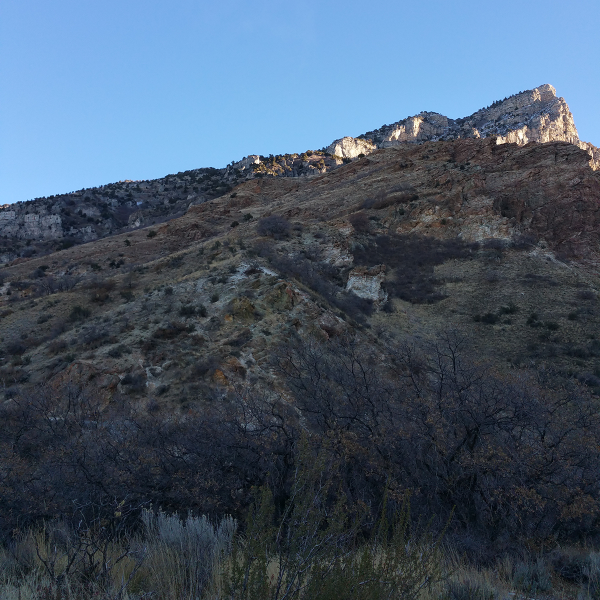
#> input picture proj3-stitching/Images/squaw_peak1_sq600.png, 600 x 600 px
$ jupyter execute --allow-errors proj3-Panoramic-Mosaicing.ipynb
#> lines starting #> are read from the running program, lines starting #| are printed output that depends on the picture
# Project 3: Panoramic Mosaicing

### What to Submit
Submit this iPython Notebook--containing all your code for the programming exercises below--on [learning suite](https://learningsuite.byu.edu/).

Your notebook file should produce the relevant plots and also provide a short write-up with answers to the questions below.

Please also fill in here the time that each part took you:
* 1. Part A: <span style="color:red;">About 40 minutes</span>
* 2. Part B: <span style="color:red;">About 30 minutes</span>
* 3. Part C: <span style="color:red;">About 12 hours</span>
* 4. Part D: <span style="color:red;">About 2 hours</span>
* 5. Write-up: <span style="color:red;">About 15 minutes</span>

### Programming Exercise

For this assignment, you will be writing a program that creates a panoramic mosaic from 2 or more images.  In general this technique should be applicable to any number of photographs.  The approach described below will work well for collective fields of up to 90 or even 120&deg;, but won't produce ideal results for large fields of view approaching or surpassing 180&deg;.  For large fields of view cylindrical or spherical projection is required.

When we construct a panorama, we assume that all of the photographs were taken from the exact same location and that the images are related by pure rotation (no translation of the camera).  The easiest way to create the panorama is to project all of the photos onto a plane.  One photo must be selected (either manually or by your program) to be the base photo.  The other photos are aligned to this base photo by identifying a homography (a planar warp specified by 4 pairs of source/destination points) relating each pair.  Each of the other images is appropriately warped and composited onto the plane (the base image doesn’t need to be warped).

In describing what you need to do, there will be a running example using the three photos below:

<div style="width:100%;text-align:center;"></div>


### Part A: Find Interest Points/Descriptors in each Input Image
We will be using OpenCV for this project, which you should already have installed.  However, you may need to install the contrib version--which comes seperate due to the SIFT algorithm being patented--by running the command:`pip install opencv-contrib-python`.  A good tutorial on how to use SIFT features in OpenCV is found [here](https://docs.opencv.org/trunk/da/df5/tutorial_py_sift_intro.html).  The first step to registering or aligning two images is to identify locations in each image that are distinctive or stand out.  The `sift.detectAndCompute()` routine produces both these interest points and their corresponding SIFT descriptors.  The first step of producing a panorama is to load all of the relevant images and find the interest points and their descriptors.

See the red circles on each image below indicating the sift keypoints that were found (note that we downsampled the images to 600 x 600 pixels before extracting SIFT).  We scaled the circles according to the scale at which each keypoint was detected at.

<div style="width:100%;text-align:center;"></div>

### Part B: Matching Features

Next, given the features present in each image, you need to match the features so as to determine corresponding points between adjacent/overlapping images.  [This page](https://docs.opencv.org/trunk/dc/dc3/tutorial_py_matcher.html) provides details to do feature matching using `cv2.BFMatcher()`, analogous to the approach proposed by David Lowe in his original implementation.  Be aware that the resulting match is one directional.  You want to find putative pairs--pairs of points which are each other’s best match (e.g. there might be 3 points in image I1 for which a point q in image I2 are the best match, only one of these could be the best matching point p in I1 for that point q in I2).  In this part you need to compute the set of putative matches between each pair of images.

Look at the pairs of images and the lines showing the estimated matches (putative matches are green lines, one way matches are cyan or blue).

<div style="width:100%;text-align:center;"></div>

### Part C: Estimating Pairwise Homographies using RANSAC

Use the RANSAC algorithm ([Szeliski](http://szeliski.org/Book/), Ch 6.1.4), estimate the homography between each pair of images.  You will need to decide whether you’re going to manually specify the base image or determine in programmatically.  Along with identifying the base image, you need to figure out the order in which you will composite the other images to the base.

You will need 4 pairs of points to estimate a homography.  Begin by randomly sampling sets of 4 pairs and estimating the corresponding homography for each set.  Instead of the two warping equations that we used earlier in the semester, it is recommended that you use a 3x3 homography (8 unknowns).  You are trying to estimate the homography

$$
\begin{bmatrix}a & b & c\\d & e & f\\g & h & 1\end{bmatrix}
$$

such that a point $(x_s,y_s)$ in the source image is tranformed to a point $(x_t,y_t)$ in the target image as follows

$$
\begin{bmatrix}x_t\\y_t\\1\end{bmatrix} = \begin{bmatrix}a & b & c\\d & e & f\\g & h & 1\end{bmatrix}\begin{bmatrix}x_s\\y_s\\1\end{bmatrix}
$$

Each pair of points will produce three linear equations in (a subset of) the 8 unknowns.  For example, $x_t = x_sa + y_sb + c$.  Four pairs of points (assuming no degeneracies) are sufficient to estimate the homography.  A more robust solution relying on more than four pairs can be obtained using least squares on the overconstrained linear system (solving $Ax = b$, where $x$ is a column vector with the 8 unknowns and you populate rows of $A$ and an entry of $b$ with the linear equations just described).  Note that this solution will **not** always be better.

Because of the homogeneous coordinates, the three equations can be reduced to two equations as follows:

$$
x_t = \frac{ax_s+by_s+c}{gx_s+hy_s+1}, \hspace{5mm}
y_t = \frac{dx_s+ey_s+f}{gx_s+hy_s+1}
$$

For more details, see the [image alignment and stitching slides](https://faculty.cs.byu.edu/~farrell/courses/CS450/slides/alignment_stitching.pdf#page=18).

Below you will find a visualization of the RANSAC estimated homographies.  Images 1, 2, and 3 have dots that are red, green and blue respectively (sorry the dots are a little small), representing the putative pairs.  You can see where the homographies line up very well and in a few places (the middle vertically) they line up slightly less well.

<div style="width:100%;text-align:center;"></div>

### Part D: Creating the Mosaic

Begin with the base image and warp the remaining images (using the estimated homographies) to composite them onto the base image.

For the ongoing campus example, here are the resulting warped images composited.

<div style="width:100%;text-align:center;"></div>

And, then with a very simple (but not ideal) compositing operation.

<div style="width:100%;text-align:center;"></div>

[cell 1]
import cv2
import numpy as np
import matplotlib.pyplot as plt
from typing import List, Tuple

[cell 2]
plt.rcParams['figure.figsize'] = [15, 8]
plt.rcParams['axes.titlesize'] = '16'
plt.rcParams['axes.titleweight'] = 'bold'

import cv2

def just_title(title):
    a = plt.gca()
    a.set_title(title, fontdict={'fontsize': plt.rcParams['axes.titlesize'],
                                 'fontweight' : plt.rcParams['axes.titleweight'],
                                 'verticalalignment': 'baseline',
                                 'horizontalalignment': 'center'})
    a.set_xticks([])
    a.set_yticks([])

### Part A: Find Interest Points/Descriptors

[cell 3]
# Place Code Here
# Show an example output here
def find_kp_and_des(images: List, return_example_images: bool = False) -> Tuple:
#> called with return_example_images = True
    keypoints, descriptors, example_images = [], [], []

    for img in images:
        img_gray = cv2.cvtColor(img, cv2.COLOR_BGR2GRAY)

        sift = cv2.SIFT_create()

        img_keypoints, img_descriptors = sift.detectAndCompute(img_gray, None)

        keypoints.append(img_keypoints)
        descriptors.append(img_descriptors)

        if return_example_images:
            display_img = img.copy()
            circle_color = (0, 255, 255)

            keypoints_sample = np.random.choice(img_keypoints, size=1000, replace=False)

            for kp in keypoints_sample:
                x, y = kp.pt

                x = int(x)
                y = int(y)

                radius = int(kp.size * 10)

                display_img = cv2.circle(display_img, (x, y), radius, circle_color, 10)

            example_images.append(display_img)
#> this loop made 1 pass
#> img on pass 1: None
#> after the loop, descriptors = []; example_images = []; keypoints = []

    return (keypoints, descriptors, example_images) if return_example_images else (keypoints, descriptors)

[cell 4]
img1 = cv2.imread('./Images/campus1.jpg')
img2 = cv2.imread('./Images/campus3.jpg')
img3 = cv2.imread('./Images/campus2.jpg')

images = [img1, img2, img3]

#> (a cell that did not finish here is left out)

### Part B: Matching Features

[cell 6]
# Place Code Here
# Show an example output here
def find_matches(images: List, descriptors: List, keypoints: List, return_example_images: bool = False) -> Tuple:
    assert len(images) == len(descriptors) and len(descriptors) == len(keypoints)

    matcher = cv2.BFMatcher(crossCheck=True)

    matches, example_images = [], []

    for i in range(len(descriptors)):
        for j in range(i + 1, len(descriptors)):
            curr_matches = matcher.match(descriptors[i], descriptors[j])

            matches.append((i, j, curr_matches))

            if return_example_images:
                matches_cutoff = 1000 if len(curr_matches) > 1000 else len(curr_matches)
                example_images.append(cv2.drawMatches(images[i], keypoints[i], images[j], keypoints[j], curr_matches[:matches_cutoff], None))

    return (matches, example_images) if return_example_images else (matches)

#> (a cell that did not finish here is left out)

### Part C: Estimating Pairwise Homographies using RANSAC

[cell 8]
# Place Code Here
# Show an example output here
def ransac_homographies(keypoints: List, matches: List, base_img_idx: int, ransac_n_iterations=1000, epsilon=10):
    homographies = []

    for i, j, matching_points in matches:
        if i != base_img_idx and j != base_img_idx:
            continue

        source_kps, dest_kps = (keypoints[i], keypoints[j]) if i != base_img_idx else (keypoints[j], keypoints[i])

        best_homography = None
        best_consensus_size = -np.inf

        for _ in range(ransac_n_iterations):
            success = False

            while not success:
                random_indices = np.random.choice(range(len(matching_points)), size=4, replace=False)

                source_pairs = []
                dest_pairs = []

                for idx in random_indices:
                    query_idx, train_idx = matching_points[idx].queryIdx, matching_points[idx].trainIdx
                    source_idx, dest_idx = (query_idx, train_idx) if i != base_img_idx else (train_idx, query_idx)

                    x_s, y_s  = source_kps[source_idx].pt
                    x_d, y_d  = dest_kps[dest_idx].pt

                    source_pairs.append((x_s, y_s))
                    dest_pairs.append((x_d, y_d))

                assert len(source_pairs) == len(dest_pairs) == 4

                A = []
                b = []

                for k in range(len(source_pairs)):
                    x_s, y_s, x_d, y_d = source_pairs[k][0], source_pairs[k][1], dest_pairs[k][0], dest_pairs[k][1]
                    A.append([x_s, y_s, 1, 0, 0, 0, -x_d * x_s, -x_d * y_s])
                    A.append([0, 0, 0, x_s, y_s, 1, -y_d * x_s, -y_d * y_s])
                    b.extend([x_d, y_d])

                A = np.array(A).reshape(8, 8)
                b = np.array(b).reshape(-1, 1)

                try:
                    homography = np.linalg.solve(A, b)

                except:
                    continue

                success = True

                homography = list(homography.reshape(1, -1)[0])
                homography.append(1)
                homography = np.array(homography).reshape(1, -1)
                curr_consensus_size = 0

                for k in range(len(source_pairs)):
                    x_s, y_s, x_d, y_d = source_pairs[k][0], source_pairs[k][1], dest_pairs[k][0], dest_pairs[k][1]

                    # Use the equation from the class slides - only way I could figure out how to get it to work
                    x_hat = ((homography[0][0] * x_s) + (homography[0][1] * y_s) + homography[0][2]) / ((homography[0][6] * x_s) + (homography[0][7] * y_s) + 1)
                    y_hat = ((homography[0][3] * x_s) + (homography[0][4] * y_s) + homography[0][5]) / ((homography[0][6] * x_s) + (homography[0][7] * y_s) + 1)
                    pred_dest_vec = np.array([x_hat, y_hat]).reshape(-1, 1)
                    dest_vec = np.array([x_d, y_d]).reshape(-1, 1)
                    dist = np.linalg.norm(pred_dest_vec - dest_vec)

                    if round(dist) != 0:
                        success = False
                        break

                if not success:
                    continue

                for k in range(len(matching_points)):
                    query_idx, train_idx = matching_points[k].queryIdx, matching_points[k].trainIdx
                    source_idx, dest_idx = (query_idx, train_idx) if i != base_img_idx else (train_idx, query_idx)

                    x_s, y_s  = np.round(source_kps[source_idx].pt)
                    x_d, y_d  = np.round(dest_kps[dest_idx].pt)

                    x_hat = ((homography[0][0] * x_s) + (homography[0][1] * y_s) + homography[0][2]) / ((homography[0][6] * x_s) + (homography[0][7] * y_s) + 1)
                    y_hat = ((homography[0][3] * x_s) + (homography[0][4] * y_s) + homography[0][5]) / ((homography[0][6] * x_s) + (homography[0][7] * y_s) + 1)
                    pred_dest_vec = np.array([x_hat, y_hat]).reshape(-1, 1)
                    dest_vec = np.array([x_d, y_d]).reshape(-1, 1)
                    dist = np.linalg.norm(pred_dest_vec - dest_vec)

                    curr_consensus_size += 1 if dist <= epsilon else 0

                if curr_consensus_size > best_consensus_size:
                    best_consensus_size = curr_consensus_size
                    best_homography = homography

        homographies.append((i, j, best_homography))

    return homographies

[cell 9]
base_img_idx = 1

#> (the rest of this cell did not finish here and is left out)

[cell 10]
# Shows a few points (10) on the base image and what the homography predicts - sometimes
# the homography predicts points at negative coordinates, so those will not appear in the
# display
subplot_num = 121

homography_idx = 0

#> (the rest of this cell did not finish here and is left out)

### Part D: Creating the Mosaic

[cell 11]
def median_filter(image, width=3, height=3):
    return cv2.medianBlur(image, width, height)

[cell 12]
# I'm sure there's a much faster way to do this using cv2 functions, but I couldn't quite get them to work
# and have already spent WAY too much time on this lab
def stitch_images(images: List, homographies: List, base_img_idx: int):
    x_min, x_max = np.inf, -np.inf
    y_min, y_max = np.inf, -np.inf

    for i, j, homography in homographies:
        src_image = images[i] if i != base_img_idx else images[j]

        h, w = src_image.shape[:-1]

        # Top-left corner
        x_s, y_s = 0, 0

        x_hat = round(((homography[0][0] * x_s) + (homography[0][1] * y_s) + homography[0][2]) / ((homography[0][6] * x_s) + (homography[0][7] * y_s) + 1))
        y_hat = round(((homography[0][3] * x_s) + (homography[0][4] * y_s) + homography[0][5]) / ((homography[0][6] * x_s) + (homography[0][7] * y_s) + 1))

        x_min, x_max = int(min([x_min, x_hat])), int(max([x_max, x_hat]))
        y_min, y_max = int(min([y_min, y_hat])), int(max([y_max, y_hat]))

        # Top-right corner
        x_s, y_s = w - 1, 0

        x_hat = round(((homography[0][0] * x_s) + (homography[0][1] * y_s) + homography[0][2]) / ((homography[0][6] * x_s) + (homography[0][7] * y_s) + 1))
        y_hat = round(((homography[0][3] * x_s) + (homography[0][4] * y_s) + homography[0][5]) / ((homography[0][6] * x_s) + (homography[0][7] * y_s) + 1))

        x_min, x_max = int(min([x_min, x_hat])), int(max([x_max, x_hat]))
        y_min, y_max = int(min([y_min, y_hat])), int(max([y_max, y_hat]))

        # Bottom-left corner
        x_s, y_s = 0, h - 1

        x_hat = round(((homography[0][0] * x_s) + (homography[0][1] * y_s) + homography[0][2]) / ((homography[0][6] * x_s) + (homography[0][7] * y_s) + 1))
        y_hat = round(((homography[0][3] * x_s) + (homography[0][4] * y_s) + homography[0][5]) / ((homography[0][6] * x_s) + (homography[0][7] * y_s) + 1))

        x_min, x_max = int(min([x_min, x_hat])), int(max([x_max, x_hat]))
        y_min, y_max = int(min([y_min, y_hat])), int(max([y_max, y_hat]))

        # Bottom-right corner
        x_s, y_s = w - 1, h - 1

        x_hat = round(((homography[0][0] * x_s) + (homography[0][1] * y_s) + homography[0][2]) / ((homography[0][6] * x_s) + (homography[0][7] * y_s) + 1))
        y_hat = round(((homography[0][3] * x_s) + (homography[0][4] * y_s) + homography[0][5]) / ((homography[0][6] * x_s) + (homography[0][7] * y_s) + 1))

        x_min, x_max = int(min([x_min, x_hat])), int(max([x_max, x_hat]))
        y_min, y_max = int(min([y_min, y_hat])), int(max([y_max, y_hat]))

    final_width, final_height = x_max - x_min + 1, y_max - y_min + 1
    dx, dy = abs(x_min) - 1, abs(y_min) - 1

    translation_matrix = np.array([[1, 0, dx], [0, 1, dy], [0, 0, 1]]).reshape(3, 3)

    final_image = np.full((final_height, final_width, 3), 0)

    base_image = images[base_img_idx]
    base_img_h, base_img_w = base_image.shape[:-1]

    for x in range(base_img_w):
        for y in range(base_img_h):
            translated_coordinates = translation_matrix.dot(np.array([x, y, 1]).reshape(-1, 1)).reshape(1, -1)[0]
            x_hat, y_hat = translated_coordinates[0], translated_coordinates[1]

            if x_hat < 0 or y_hat < 0:
                x_hat = max([x_s, 0])
                y_s = max([y_s, 0])

            if x_hat > final_width - 1 or y_hat > final_height - 1:
                x_hat = min([x_hat, final_width - 1])
                y_hat = min([y_hat, final_height - 1])

            final_image[y_hat][x_hat] = base_image[y][x]

    for i, j, homography in homographies:
        src_image = images[i] if i != base_img_idx else images[j]

        h, w = src_image.shape[:-1]

        for x in range(w):
            for y in range(h):
                x_hat = round(((homography[0][0] * x) + (homography[0][1] * y) + homography[0][2]) / ((homography[0][6] * x) + (homography[0][7] * y) + 1))
                y_hat = round(((homography[0][3] * x) + (homography[0][4] * y) + homography[0][5]) / ((homography[0][6] * x) + (homography[0][7] * y) + 1))
                translated_coordinates = translation_matrix.dot(np.array([x_hat, y_hat, 1]).reshape(-1, 1)).reshape(1, -1)[0]
                x_s, y_s = translated_coordinates[0], translated_coordinates[1]

                if x_s < 0 or y_s < 0:
                    x_s = max([x_s, 0])
                    y_s = max([y_s, 0])

                if x_s > final_width - 1 or y_s > final_height - 1:
                    x_s = min([x_s, final_width - 1])
                    y_s = min([y_s, final_height - 1])

                final_image[y_s][x_s] = src_image[y][x]

    final_image = np.array(final_image, dtype=np.uint16)
    final_image = median_filter(final_image)
    plt.imshow(cv2.cvtColor(final_image, cv2.COLOR_BGR2RGB))
    just_title('Stitched Image')

#> (a cell that did not finish here is left out)

### Final Results and Improvements

[cell 14]
# Output results for additional images here
# Feel free to add as many cells as you wish
img1 = cv2.imread('./Images/squaw_peak1_sq600.png')
#> img1 is the input picture: shape (600, 600, 3); mean B, G, R 104.4, 86.1, 69.5
img2 = cv2.imread('./Images/squaw_peak2_sq600.png')
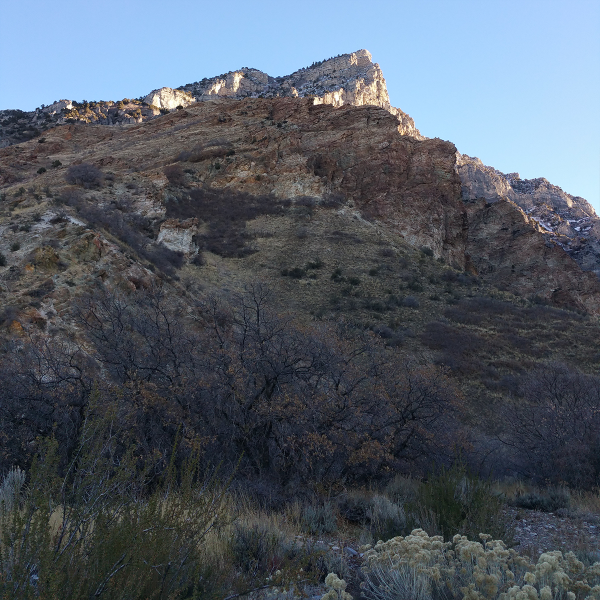
#> input picture proj3-stitching/Images/squaw_peak2_sq600.png, 600 x 600 px
#> img2 is the input picture: shape (600, 600, 3); mean B, G, R 101.1, 90.1, 81.6

images = [img1, img2]

keypoints, descriptors, example_images = find_kp_and_des(images, True)
#> the loop in find_kp_and_des (call 2), `for img in images:` made 2 passes
#> circle_color on passes 1 to 2: (0, 255, 255), (0, 255, 255)
#> pass 1, in find_kp_and_des (call 2), `img_gray = cv2.cvtColor(img, cv2.COLOR_BGR2GRAY)`:
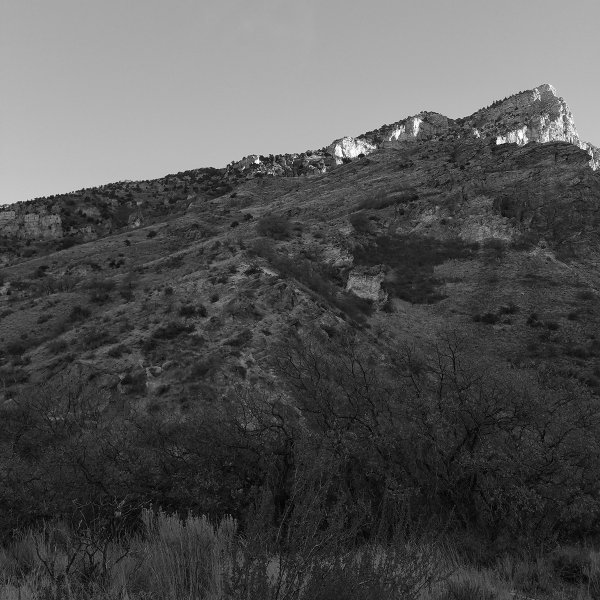
#> img_gray: shape (600, 600); min 2, max 255, mean 83.2
#> after the loop in find_kp_and_des (call 2), `for img in images:`: descriptors = 2 items
#> keypoints = 2 items; descriptors = 2 items; example_images = 2 items
#> (the rest of the program and of its run is left out)
